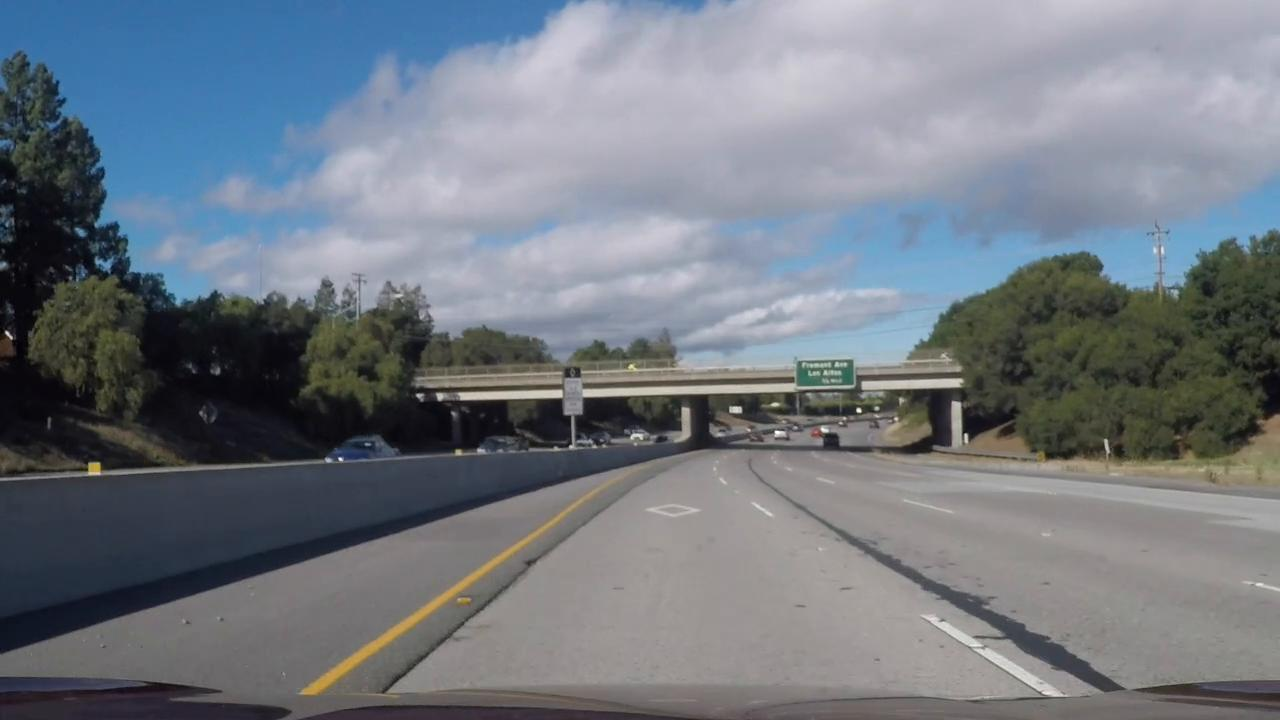
#> input picture test_images/1.1.jpg, 1280 x 720 px; its folder holds 4 pictures in this run
$ jupyter execute --allow-errors AdvancedLaneLineDetection.ipynb   (shell and % lines are left out)   (older library calls are emulated)
#> lines starting #> are read from the running program, lines starting #| are printed output that depends on the picture; after the words box and inside, x2 and y2 are one past the last pixel; in counts of white or black regions, pixels touching at a corner belong together; pictures that were not available may be replaced by others from this repository, and a replacement may not be noted
#> further down, img is the input picture: shape (720, 1280, 3); mean B, G, R 130, 121.3, 114.5
## Advanced Lane Finding Project

The steps of this project are the following:

* Get challenging image frames from videos and add to test images.
* Compute the camera calibration matrix and distortion coefficients given a set of chessboard images.
* Apply a distortion correction to raw images.
* Use color transforms, gradients, etc., to create a thresholded binary image.
* Apply a perspective transform to rectify binary image ("birds-eye view").
* Detect lane pixels and fit to find the lane boundary.
* Determine the curvature of the lane and vehicle position with respect to center.
* Warp the detected lane boundaries back onto the original image.
* Output visual display of the lane boundaries and numerical estimation of lane curvature and vehicle position.
* Apply the lane finding pipeline to 3 videos.

## Get challenging image frames from videos and add to test images.
<a id='ChallengeExtraction'></a>

[cell 1]
import numpy as np
import cv2
import glob
import matplotlib.pyplot as plt
import matplotlib.image as mpimg
import pickle
import os
from moviepy.editor import VideoFileClip
from IPython.display import HTML

# Extract frames from clip
# [4 lines left out: function extract_frames, not called in this run]

imgdir = 'test_images'

#> (the rest of this cell did not finish here and is left out)

## Compute the camera calibration using chessboard images
<a id='CameraCal'></a>

[cell 2]
# Create undistorted directory, if it doesn't exist
undistorted_dir = 'output_images/undistorted/'
if not os.path.exists(undistorted_dir):
    os.mkdir(undistorted_dir)

# prepare object points, like (0,0,0), (1,0,0), (2,0,0) ....,(8,5,0)
objp = np.zeros((6*9,3), np.float32)
objp[:,:2] = np.mgrid[0:9,0:6].T.reshape(-1,2)

# Arrays to store object points and image points from all the images.
objpoints = [] # 3d points in real world space
imgpoints = [] # 2d points in image plane.

# Make a list of calibration images
images = glob.glob('camera_cal/calibration*.jpg')

# Step through the list and search for chessboard corners
for fname in images:
    img = cv2.imread(fname)
    gray = cv2.cvtColor(img,cv2.COLOR_BGR2GRAY)

    # Find the chessboard corners
    ret, corners = cv2.findChessboardCorners(gray, (9,6),None)

    # If found, add object points, image points
    if ret == True:
        objpoints.append(objp)
        imgpoints.append(corners)

        # [8 lines of commented-out code are left out]
#> (the rest of this cell did not finish here and is left out)

## Apply a distortion correction to raw test images.
<a id='DistCorrTest'></a>

[cell 3]
# [4 lines left out: function undistort, not called in this run]

# Make a list of test images
testimages = glob.glob('test_images/*.jpg')

# set to 1 to display plots of all images, 0 to display only a single image
all_debug_plots = 0

idx = 0
# Step through the list and apply distortion correction
#> (the rest of this cell did not finish here and is left out)

## Use color transforms, gradients, etc., to create a thresholded binary image.
<a id='Thresh'></a>

[cell 4]
from ipywidgets import interact, interactive, fixed

def thresholding(img, sx_thresh = (20, 90), l_thresh=(200, 255), h_thresh=(20, 35), v_thresh=(160,255)):
    # H and V are used to detect yellow
    # L is used to detect white
#> called with sx_thresh = (20, 90), l_thresh = (200, 255), h_thresh = (20, 35), v_thresh = (160, 255)
    image = np.copy(img)

    use_sobel = 0

    # Convert to gray
    gray = (cv2.cvtColor(image, cv2.COLOR_BGR2GRAY))
    #Take the derivative in x
    sobel = cv2.Sobel(gray, cv2.CV_64F, 1, 0)
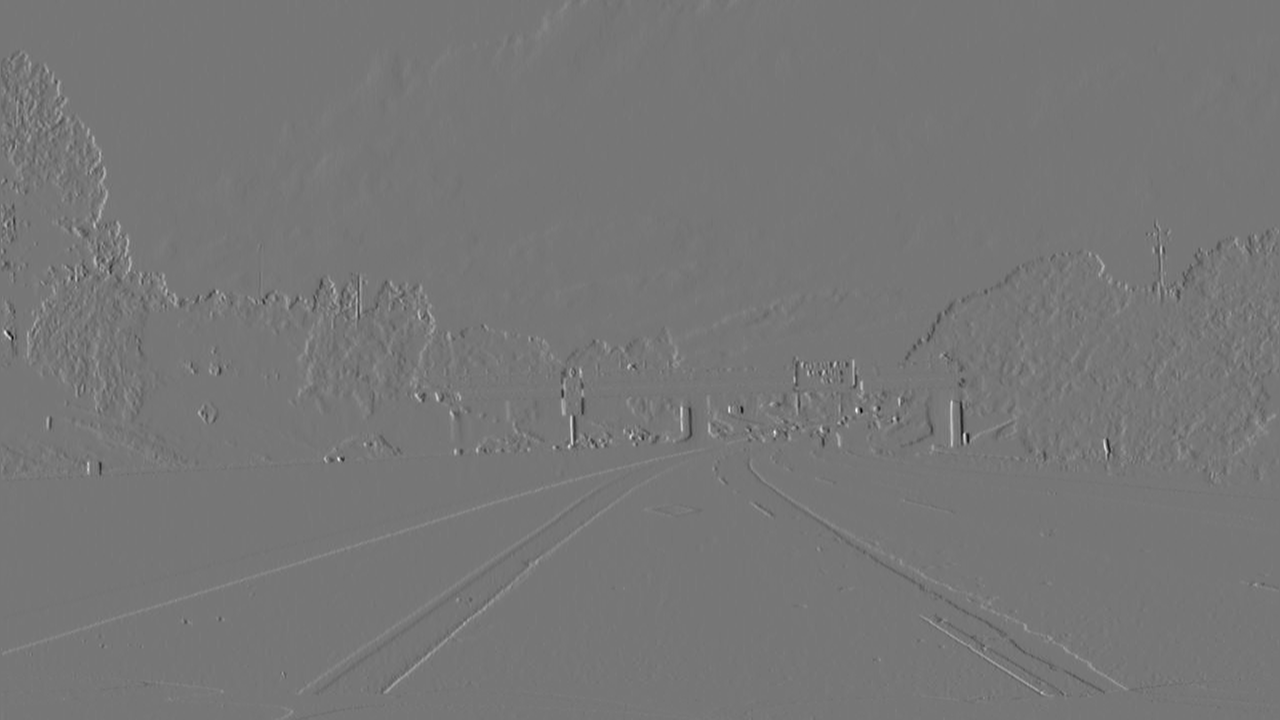
#> sobel: shape (720, 1280) float64; min -614, max 702, mean 0.5; drawn with min black and max white
    # Take the absolute value of the derivative or gradient
    abs_sobel = np.absolute(sobel)
    # Scale to 8-bit (0 - 255) then convert to type = np.uint8
    scaled_sobel = np.uint8(255*abs_sobel/np.max(abs_sobel))
    # Create a mask of 1's where the scaled gradient magnitude
            # is > thresh_min and < thresh_max
    sxbinary = np.zeros_like(scaled_sobel)
    sxbinary[(scaled_sobel >= sx_thresh[0]) & (scaled_sobel <= sx_thresh[1])] = 1

    # Convert to HSV color space and separate the H and V channels
    hsv = cv2.cvtColor(image, cv2.COLOR_BGR2HSV)
#> hsv: shape (720, 1280, 3); mean H, S, V 82.3, 47.9, 134.1
    h_channel = hsv[:,:,0]
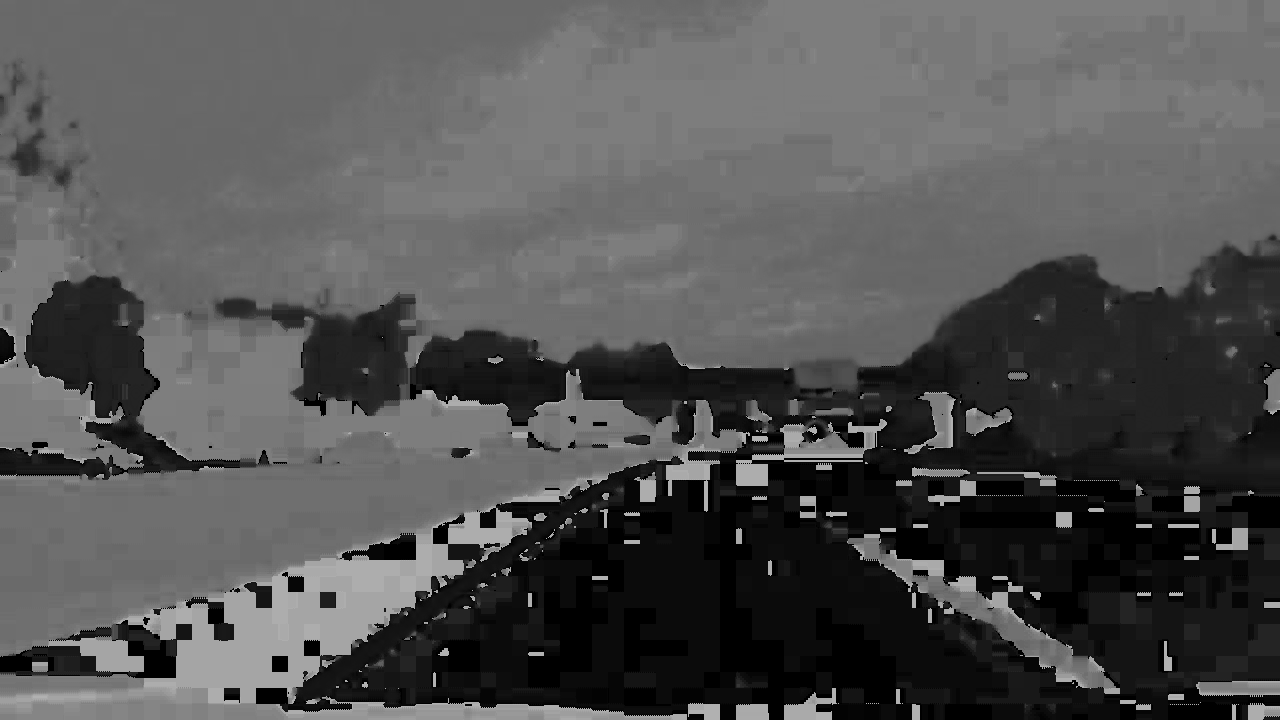
#> h_channel: shape (720, 1280); min 0, max 179, mean 82.3
    v_channel = hsv[:,:,2]
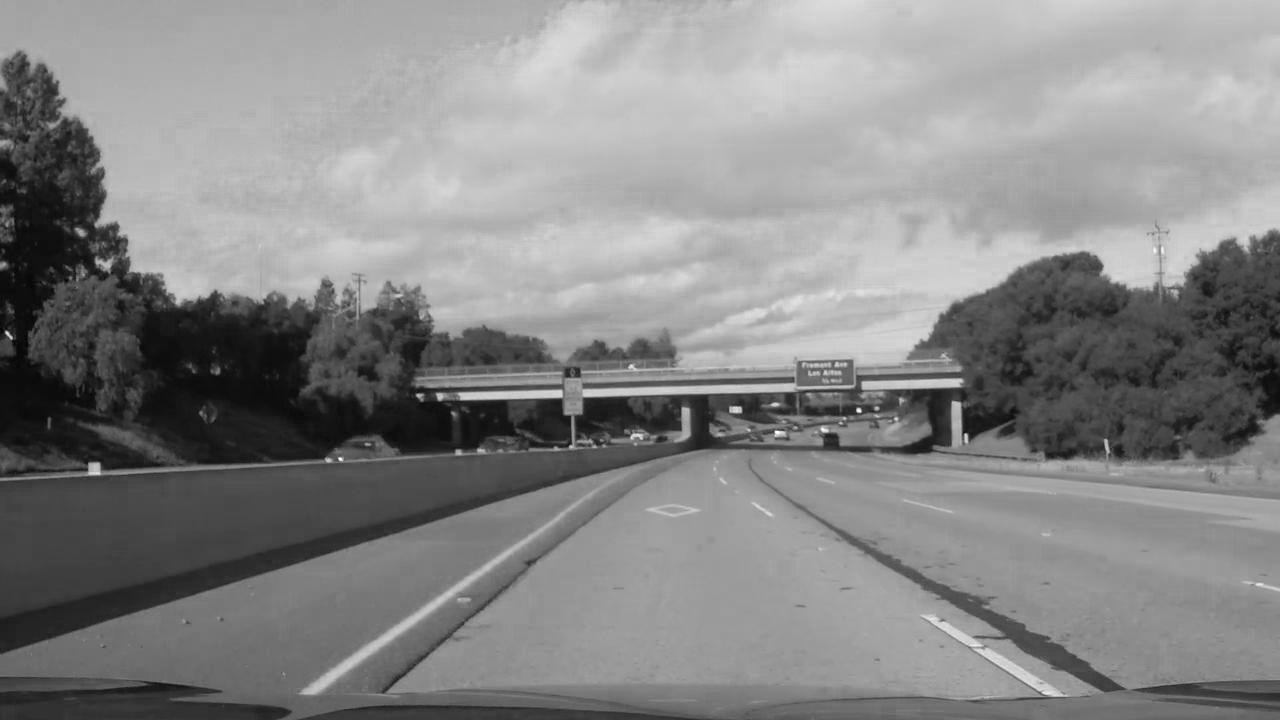
#> v_channel: shape (720, 1280); min 2, max 255, mean 134.1

    v_avg = np.average(v_channel[450:600,500:800])
#> v_avg = 140
    #print(v_avg)

    if v_avg < 150:
        if v_avg < 100:
            use_sobel = 1
            v_thresh = (60, 255)
        l_thresh = (180,255)

    # Threshold h channel
    h_binary = np.zeros_like(h_channel)
    h_binary[(h_channel >= h_thresh[0]) & (h_channel <= h_thresh[1])] = 1

    # Threshold v channel
    v_binary = np.zeros_like(h_channel)
    v_binary[(v_channel >= v_thresh[0]) & (v_channel <= v_thresh[1])] = 1

    # Convert to HLS color space and separate the L channel
    hls = cv2.cvtColor(image, cv2.COLOR_BGR2HLS)
#> hls: shape (720, 1280, 3); mean of channels 0, 1, 2 82.2, 122.4, 36.6
    l_channel = hls[:,:,1]
#> `thresholded = thresholding(img)`:
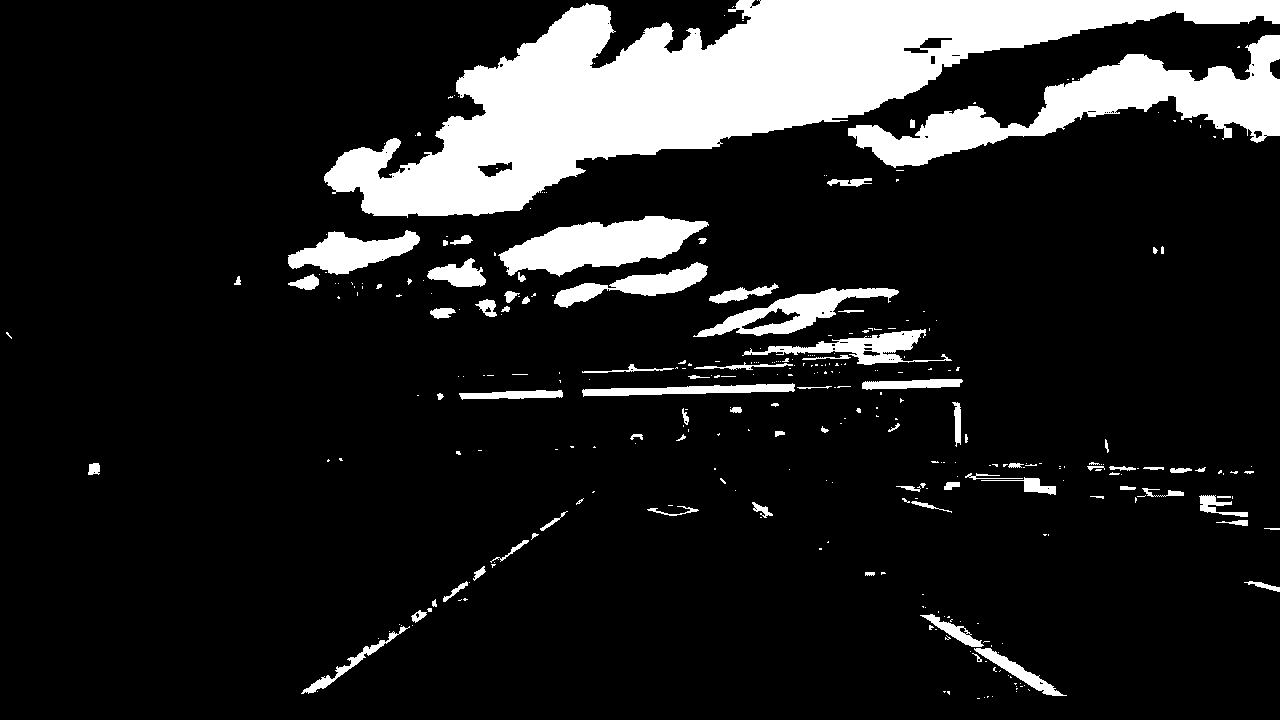
#> thresholded: shape (720, 1280); values 0 (black) and 1 (white), 13.9% white; 327 white regions (245 under 20 px), largest, box (x1, y1, x2, y2) and area: (324, 0, 1280, 218) 77890, (848, 35, 1280, 168) 17829, (498, 216, 709, 277) 7159
    l_channel = l_channel

    # Threshold l channel
    l_binary = np.zeros_like(l_channel)
    l_binary[(l_channel >= l_thresh[0]) & (l_channel <= l_thresh[1])] = 1

    # Combine the binary thresholds
    combined_binary = np.zeros_like(l_binary)
    combined_binary[((sxbinary == 1) & (use_sobel == 1)) | (l_binary == 1) | ((h_binary == 1) & (v_binary == 1))] = 1
    return combined_binary

# Create warped directory, if it doesn't exist
thresh_dir = 'output_images/thresholded/'
if not os.path.exists(thresh_dir):
    os.mkdir(thresh_dir)

# set to 1 to display plots of all images, 0 to display only a single image
all_debug_plots = 0

# Make a list of undistorted images
undistimages = glob.glob(undistorted_dir+'*.jpg')

idx = 0
# Step through the list and apply thresholding
#> (the rest of this cell did not finish here and is left out)
